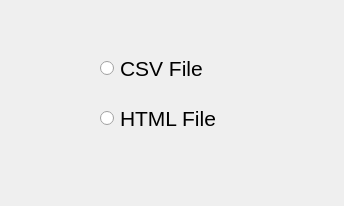
<?xml version="1.0" encoding="UTF-8"?>
<ui version="4.0">
 <class>TextFile</class>
 <widget class="QWidget" name="TextFile">
  <property name="geometry">
   <rect>
    <x>0</x>
    <y>0</y>
    <width>344</width>
    <height>206</height>
   </rect>
  </property>
  <property name="windowTitle">
   <string>TextFile</string>
  </property>
  <widget class="QRadioButton" name="CSVfile">
   <property name="geometry">
    <rect>
     <x>100</x>
     <y>60</y>
     <width>111</width>
     <height>17</height>
    </rect>
   </property>
   <property name="font">
    <font>
     <pointsize>16</pointsize>
    </font>
   </property>
   <property name="text">
    <string>CSV File</string>
   </property>
  </widget>
  <widget class="QRadioButton" name="radioButton">
   <property name="geometry">
    <rect>
     <x>100</x>
     <y>110</y>
     <width>151</width>
     <height>17</height>
    </rect>
   </property>
   <property name="font">
    <font>
     <pointsize>16</pointsize>
    </font>
   </property>
   <property name="text">
    <string>HTML File</string>
   </property>
  </widget>
 </widget>
 <layoutdefault spacing="6" margin="11"/>
 <resources/>
 <connections/>
</ui>
